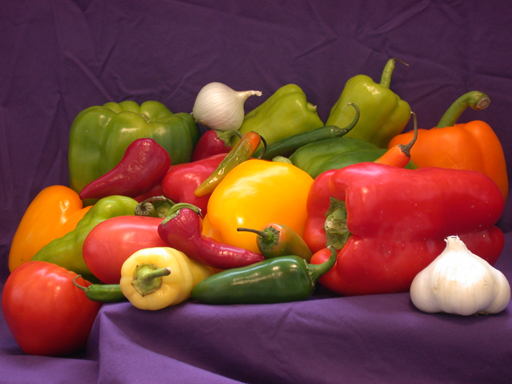
%> input picture peppers.png, 512 x 384 px
$ octave LAB_7_TASK_3.m   (GNU Octave 9; MATLAB toolbox functions it lacks are replaced by stand-ins)
%> lines starting %> are read from the running program, lines starting %| are printed output that depends on the picture
img = imread('peppers.png');
%> img is the input picture: size 384x512x3 uint8; mean R, G, B 120.8, 66.4, 57.6

redChannel   = img(:,:,1);
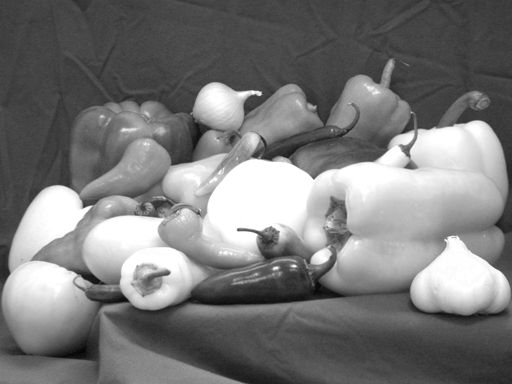
%> redChannel: size 384x512 uint8; min 5, max 255, mean 120.8
greenChannel = img(:,:,2);
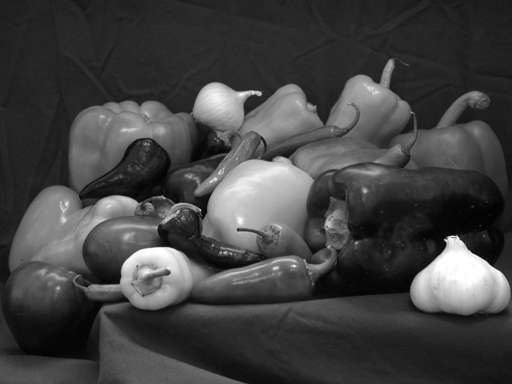
%> greenChannel: size 384x512 uint8; min 1, max 255, mean 66.4
blueChannel  = img(:,:,3);
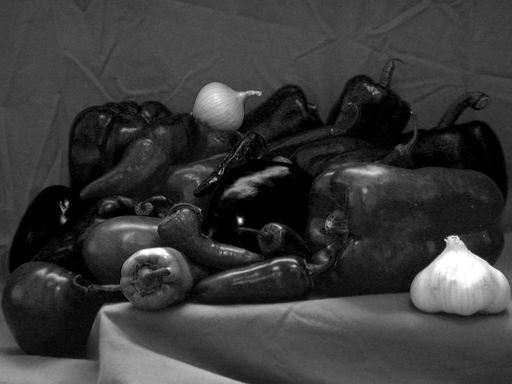
%> blueChannel: size 384x512 uint8; min 0, max 255, mean 57.6

redImage   = cat(3, redChannel, zeros(size(redChannel)), zeros(size(redChannel)));
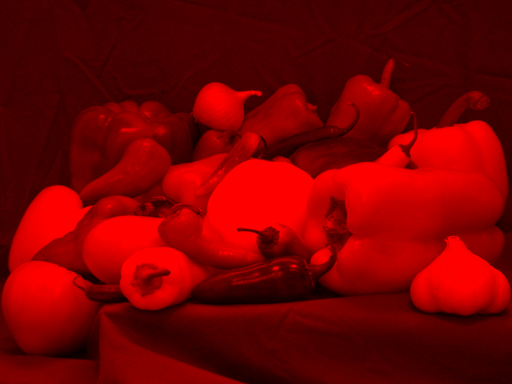
%> redImage: size 384x512x3 uint8; mean R, G, B 120.8, 0, 0
greenImage = cat(3, zeros(size(greenChannel)), greenChannel, zeros(size(greenChannel)));
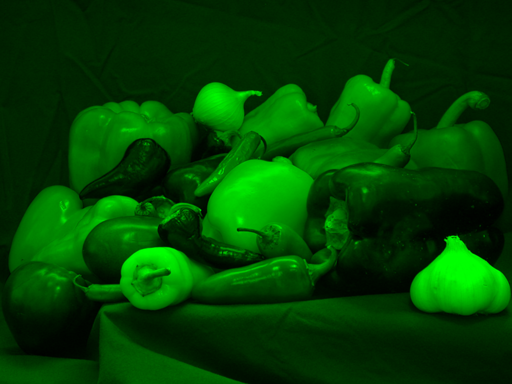
%> greenImage: size 384x512x3 uint8; mean R, G, B 0, 66.4, 0
blueImage  = cat(3, zeros(size(blueChannel)), zeros(size(blueChannel)), blueChannel);
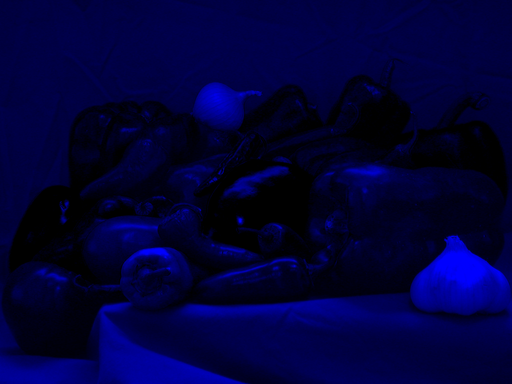
%> blueImage: size 384x512x3 uint8; mean R, G, B 0, 0, 57.6

figure;
montage({img, redImage, greenImage, blueImage}, 'Size', [1 4]);
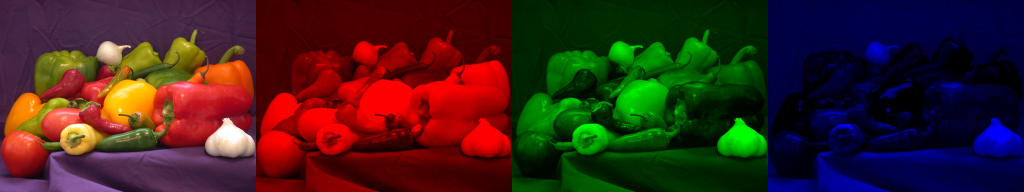
%> displayed picture: size 384x2048x3, on the screen's scale of 0 to 255 (shown at 1/2 size); mean R, G, B 60.4, 33.2, 28.8
title('Original Image and its RGB Channel Images');

$ run again, with rgb_adapthisteq.png copied over peppers.png
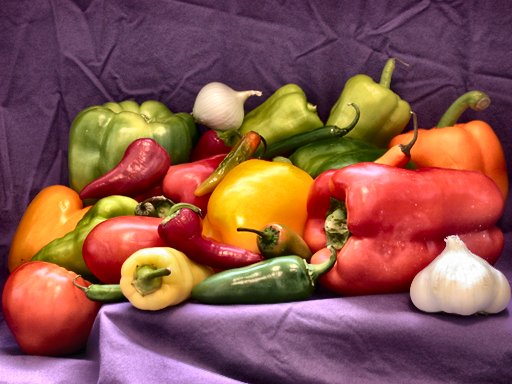
%> input picture rgb_adapthisteq.png, 512 x 384 px
%> img is the input picture: size 384x512x3 uint8; mean R, G, B 137.3, 85, 77.2
%> `blueImage  = cat(3, zeros(size(blueChannel)), zeros(size(blueChannel))..`:
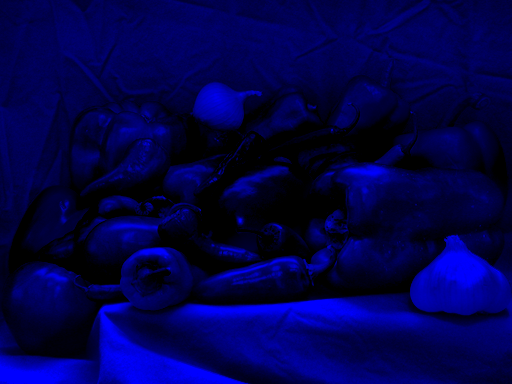
%> blueImage: size 384x512x3 uint8; mean R, G, B 0, 0, 77.2
%> `montage({img, redImage, greenImage, blueImage}, 'Size', [1 4]);`:
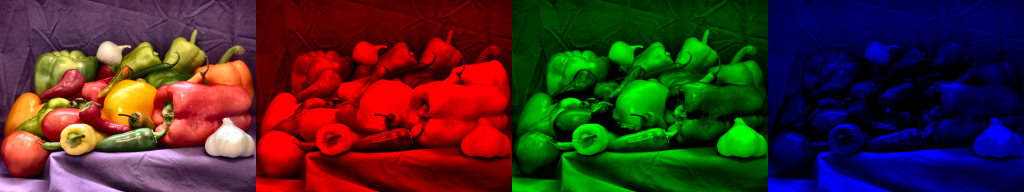
%> displayed picture: size 384x2048x3, on the screen's scale of 0 to 255 (shown at 1/2 size); mean R, G, B 68.7, 42.5, 38.6
